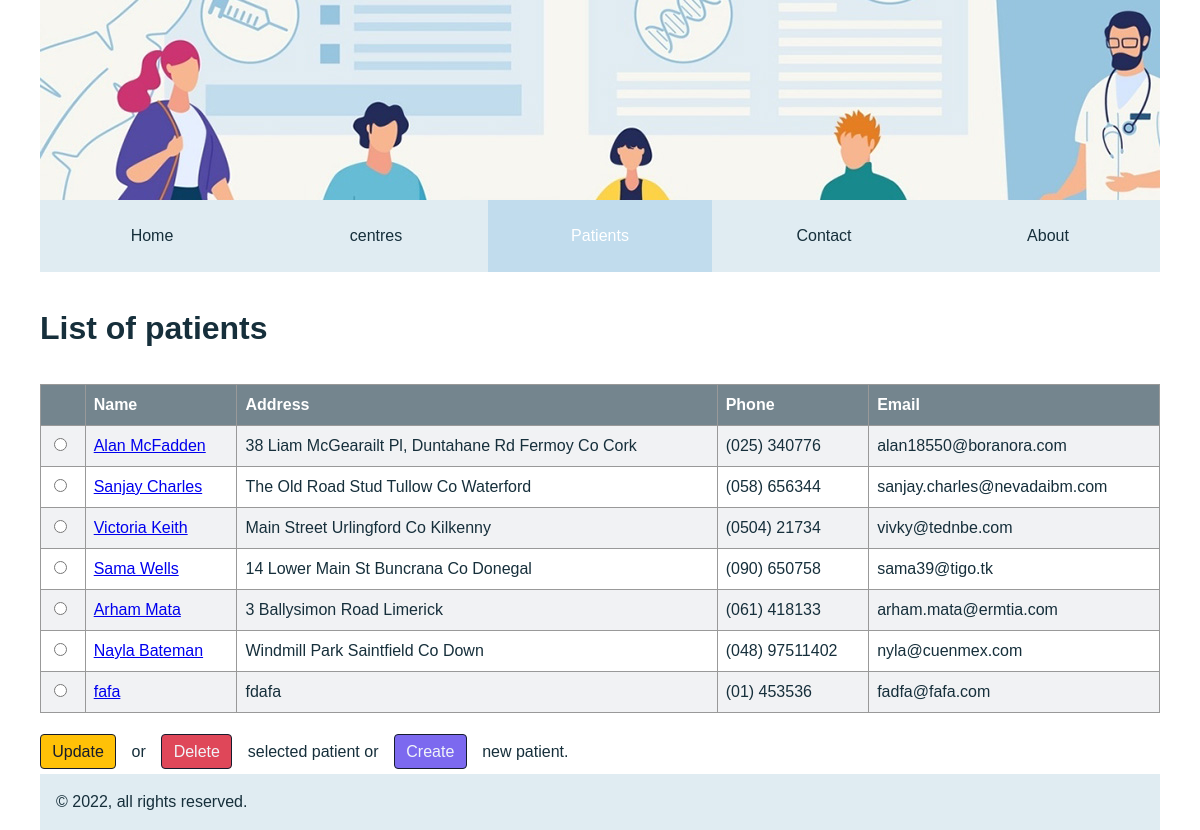
The app's page /medical-centre/patient_view_all.php with its own data.
### tables this page shows
CREATE TABLE `patient` (
  `id` int(11) NOT NULL,
  `name` varchar(50) NOT NULL,
  `address` varchar(250) NOT NULL,
  `phone` varchar(20) NOT NULL,
  `email` varchar(250) NOT NULL,
  `dob` date NOT NULL,
  `centre` tinyint(4) NOT NULL,
  `insurance` varchar(10) NOT NULL,
  `preferences` varchar(20) NOT NULL
);

### medical-centre/patient_view_all.php (the view, shortened to what this page needs)
<?php
require_once "include/database_connection.php";
try{
    $sql ="SELECT * FROM patient";
    $stmt = $connection->prepare($sql);
    $success = $stmt->execute();
    $patients=$stmt->fetchAll(PDO::FETCH_ASSOC);
}
catch (Exception $e) {
    echo "Error" . $e->getMessage();
}
?>
<!DOCTYPE html>
<html lang="en">
<head>
    <link rel="stylesheet" href="styles/reset.css">
    <link rel="stylesheet" href="styles/main.css">
</head>
<body class="container flex flex-column">
    <header class="header"></header>
    <nav>
        <div class="nav">
            <a href="index.php" class="nav-item">Home</a>
            <a href="centre_view_all.php" class="nav-item">centres</a>
            <a href="patient_view_all.php" class="nav-item active">Patients</a>
            <a href="contact_us.php" class="nav-item">Contact</a>
            <a href="about_us.php" class="nav-item">About</a>
        </div>
    </nav>
    <main class="main">
        <form method="post">
            <h1 class="mt-1 mb-1">List of patients</h1>
            <table class="table">
                <thead>
                    <tr>
                        <th></th>
                        <th>Name</th>
                        <th>Address</th>
                        <th>Phone</th>
                        <th>Email</th>
                    </tr>
                </thead>
                <tbody>
                <?php foreach ($patients as $patient) { ?>
                    <tr>
                        <td><input type="radio" name="patient_id" value="<?= $patient["id"]?>"></td>
                        <td>
                            <a href="patient_view.php?id=<?= $patient ["id"] ?>"><?= $patient["name"] ?></a>
                        </td>
                        <td><?= $patient["address"] ?></td>
                        <td><?= $patient["phone"] ?></td>
                        <td><?= $patient["email"] ?></td>
                    </tr>
                    <?php } ?>
                </tbody>
            </table>
            <div class="mt-1 buttons">
                <button class="button warning" type="submit" formaction="patient_update_form.php">Update</button> or
                <button class="button danger" type="submit" formaction="patient_delete_form.php">Delete</button> selected patient or
                <a class="button primary" href="patient_create_form.php">Create</a> new patient.
            </div>
        </form>
    </main>
    <footer class="footer">
        <p>&copy; 2022, all rights reserved.</p>
    </footer>
</body>
</html>

### medical-centre/styles/main.css (style rules this page uses)
:root { --font-family: Arial, Helvetica, sans-serif; --white: #fff; --bodytext: #162F3B; --bluegrey: #74858E; --palegrey: #F1F2F4; --lighterblue: #E0ECF2; --lightbrown: #999; --lightblue: #C1DCED; --primary: #7C69EF; --secondary: #D9E2EF; --success: #42BA96; --danger: #DF4759; --warning: #FFC107; --info: #467FD0; --light: #F1F4F8; --dark: #161C2D; }
.primary { background-color: var(--primary); color: var(--light); }
.danger { background-color: var(--danger); color: var(--light); }
.warning { background-color: var(--warning); color: var(--dark); }
.flex { display: flex; }
.flex-column { flex-direction: column; }
.mt-1 { margin-top: 1em; }
.mb-1 { margin-bottom: 1em; }
body { font-family: var(--font-family); color: var(--bodytext); }
.container { width: 1120px; margin: 0 auto; }
.header { background-image: url("../images/header.jpg"); height: 200px; }
.nav { background: var(--lighterblue); width: 100%; display: flex; align-items: center; }
.nav-item { display: inline; padding: 1.5em; flex: 1; text-align: center; text-decoration: none; color: var(--bodytext); }
.nav-item.active { background: var(--lightblue); color: var(--white); }
.main { flex: 1; }
.footer { background: var(--lighterblue); width: 100%; padding: 1em; }
.table { border-collapse: collapse; width: 100%; }
.table tbody tr:nth-child(odd) { background: var(--palegrey); }
.table td, th { border: 1px solid var(--lightbrown); padding: 0.5em; text-align: left; }
.table th { background: var(--bluegrey); color: var(--white); }
.button { text-decoration: none; display: inline-block; border: 1px solid var(--dark); font-size: 1em; padding: 0.3em 0.7em; margin: 0.3em 0.7em; border-radius: 4px; cursor: pointer; }
.buttons .button:first-child { margin-left: 0; }

### records on screen
patient: name "Alan McFadden", address "38 Liam McGearailt Pl, Duntahane Rd Fermoy Co Cork", phone "(025) 340776", email "alan18550@boranora.com"
patient: name "Sanjay Charles", address "The Old Road Stud Tullow Co Waterford", phone "(058) 656344", email "sanjay.charles@nevadaibm.com"
patient: name "Victoria Keith", address "Main Street Urlingford Co Kilkenny", phone "(0504) 21734", email "vivky@tednbe.com"
patient: name "Sama Wells", address "14 Lower Main St Buncrana Co Donegal", phone "(090) 650758", email "sama39@tigo.tk"
patient: name "Arham Mata", address "3 Ballysimon Road Limerick", phone "(061) 418133", email "arham.mata@ermtia.com"
patient: name "Nayla Bateman", address "Windmill Park Saintfield Co Down", phone "(048) 97511402", email "nyla@cuenmex.com"
patient: name "fafa", address "fdafa", phone "(01) 453536", email "fadfa@fafa.com"
